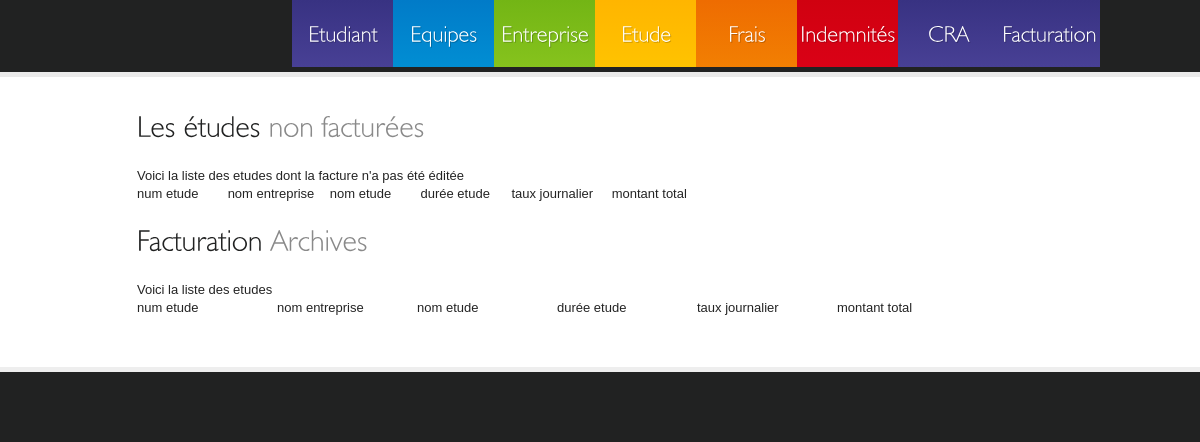
The app's page /admin/factureTool.php, older data.
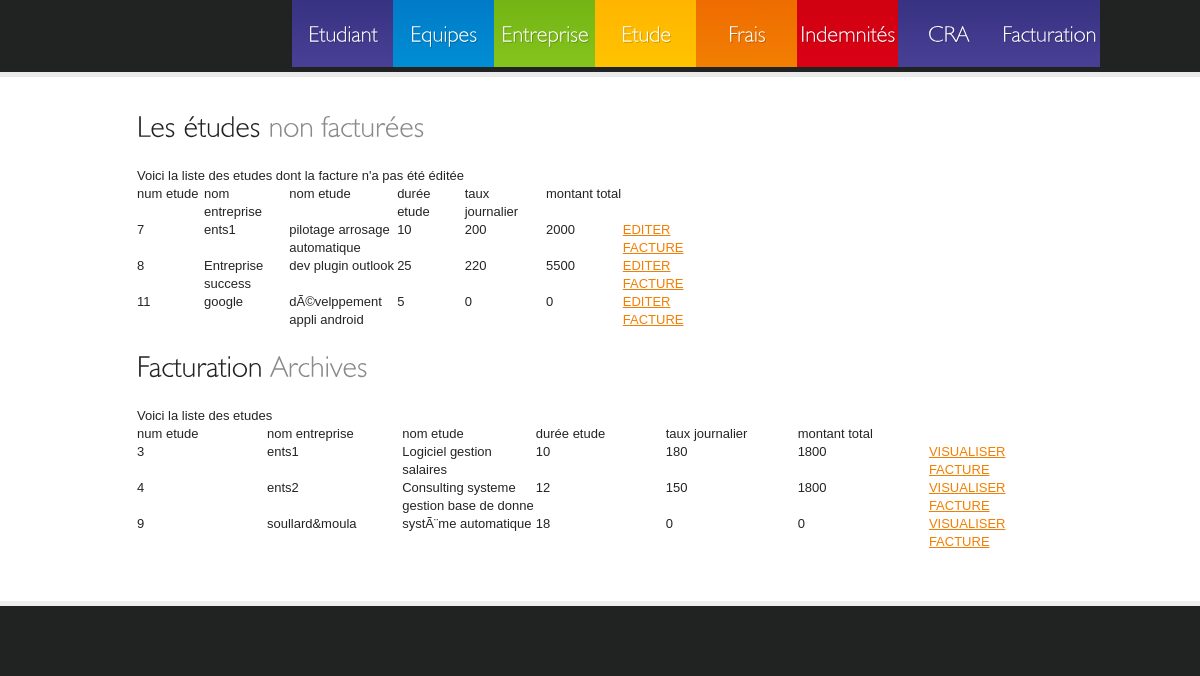
The same page, newer data.
### tables this page shows
CREATE TABLE `etude` (
  `noEtude` int(11) NOT NULL AUTO_INCREMENT,
  `noEnts` int(11) NOT NULL,
  `dateDebut` varchar(80) NOT NULL,
  `duree` int(11) NOT NULL,
  `dateFin` date NOT NULL,
  `prixJournee` int(11) NOT NULL,
  `convention` varchar(40) NOT NULL,
  `statut` tinyint(4) NOT NULL,
  PRIMARY KEY (`noEtude`),
  UNIQUE KEY `noEtude` (`noEtude`),
  KEY `noEnts` (`noEnts`)
);

CREATE TABLE `entreprise` (
  `noEnts` int(255) NOT NULL AUTO_INCREMENT,
  `nomEnts` varchar(20) NOT NULL,
  `adresseEnts` varchar(40) NOT NULL,
  `telEnts` varchar(15) NOT NULL,
  PRIMARY KEY (`noEnts`),
  UNIQUE KEY `noEnts` (`noEnts`)
);

### admin/factureTool.php (the view, shortened to what this page needs)
<!DOCTYPE html>
<html lang="fr">
    <head>
        <link rel="stylesheet" href="../css/reset.css" type="text/css" media="all">
        <link rel="stylesheet" href="../css/style.css" type="text/css" media="all">
    </head>
    <body>
        <header>
            <div class="container">
                <nav>
                    <ul>
                        <li><a href="studentTool.php?return='null">Etudiant</a></li>
                        <li><a href="equipeTool.php?return='null">Equipes</a></li>
                        <li><a href="corpTool.php?return='null'">Entreprise</a></li>
                        <li><a href="studyTool.php?return='null'">Etude</a></li>
                        <li><a href="fraistool.php?return='null'">Frais</a></li>
                        <li><a href="indemnitesSelectEtudiant.php">Indemnités</a></li>
                        <li><a href="craTool.php">CRA</a></li>
                        <li><a href="factureTool.php">Facturation</a></li>
                    </ul>
                </nav>
            </div>
        </header>
        <div class="main-box">
            <div class="container">
                <div class="inside">
                        <div class="wrapper">
                        <section id="content">
                            <article>
                                <h2>Les études <span>non facturées</span></h2>
                                <ul class="contacts">
                                    <?php
                                    $request = mysql_query("Select * from etude join entreprise on etude.noEnts=entreprise.noEnts where statut=0");
                                    echo 'Voici la liste des etudes dont la facture n\'a pas été éditée <br/>';
                                    echo '<table><tr><td>num etude</td><td>nom entreprise</td><td>nom etude</td><td>durée etude</td><td>taux journalier</td><td>montant total</td></tr>';
                                    while ($tuple = mysql_fetch_object($request)) {
                                        $noEtude = $tuple->noEtude;
                                        $nomEntreprise = $tuple->nomEnts;
                                        $adresseEnts = $tuple->adresseEnts;
                                        $duree = $tuple->duree;
                                        $prixJournee = $tuple->prixJournee;
                                        $convention = $tuple->convention;
                                        $montantTotal = $prixJournee * $duree;
                                        echo "<tr><td>$noEtude</td><td>$nomEntreprise</td><td>$convention</td><td>$duree</td><td>$prixJournee</td><td>$montantTotal</td>";
                                        echo"<td><a href=\"editFacture.php?noEtude=$noEtude&amp;nomEntreprise=$nomEntreprise&amp;adresseEnts=$adresseEnts&amp;duree=$duree&amp;
                prixJournee=$prixJournee&amp;convention=$convention&amp;montantTotal=$montantTotal;\">EDITER FACTURE</a></td></tr>";
                                    }
                                    echo '</table>';
                                    ?>
                                    </div>
                                    <div class="wrapper">
                                    <h2>Facturation <span>Archives</span></h2>
                                    <?php
                                    $request = mysql_query("Select * from etude join entreprise on etude.noEnts=entreprise.noEnts where statut=1");
                                    echo 'Voici la liste des etudes <br/>';
                                    echo '<table><tr><td>num etude</td><td>nom entreprise</td><td>nom etude</td><td>durée etude</td><td>taux journalier</td><td>montant total</td></tr>';
                                    while ($tuple = mysql_fetch_object($request)) {
                                        $noEtude = $tuple->noEtude;
                                        $nomEntreprise = $tuple->nomEnts;
                                        $adresseEnts = $tuple->adresseEnts;
                                        $duree = $tuple->duree;
                                        $prixJournee = $tuple->prixJournee;
                                        $convention = $tuple->convention;
                                        $montantTotal = $prixJournee * $duree;
                                        echo "<tr><td>$noEtude</td><td>$nomEntreprise</td><td>$convention</td><td>$duree</td><td>$prixJournee</td><td>$montantTotal</td>";
                                        echo"<td><a href=\"viewFacture.php?noEtude=$noEtude&amp;nomEntreprise=$nomEntreprise&amp;adresseEnts=$adresseEnts&amp;duree=$duree&amp;
                                        prixJournee=$prixJournee&amp;convention=$convention&amp;montantTotal=$montantTotal;\">VISUALISER FACTURE</a></td></tr>";
                                    }
                                    echo '</table>';
                                    ?>
                                    </div>
                    </div>
                </div>
            </div>
        <footer>
        </footer>
    </body>
</html>

Row changes from the older to the newer data that the page shows:
now on this page (row edited): etude: noEtude "7", noEnts.nomEnts "ents1", convention "pilotage arrosage automatique", duree "10", prixJournee "200", montantTotal "2000"
now on this page (row edited): etude: noEtude "8", noEnts.nomEnts "Entreprise success", convention "dev plugin outlook", duree "25", prixJournee "220", montantTotal "5500"
added etude: noEtude "11", noEnts.nomEnts "google", convention "dÃ©velppement appli android", duree "5", prixJournee "0"
now on this page (row edited): etude: noEtude "3", noEnts.nomEnts "ents1", convention "Logiciel gestion salaires", duree "10", prixJournee "180", montantTotal "1800"
now on this page (row edited): etude: noEtude "4", noEnts.nomEnts "ents2", convention "Consulting systeme gestion base de donne", duree "12", prixJournee "150", montantTotal "1800"
added etude: noEtude "9", noEnts.nomEnts "soullard&moula", convention "systÃ¨me automatique", duree "18", prixJournee "0"
